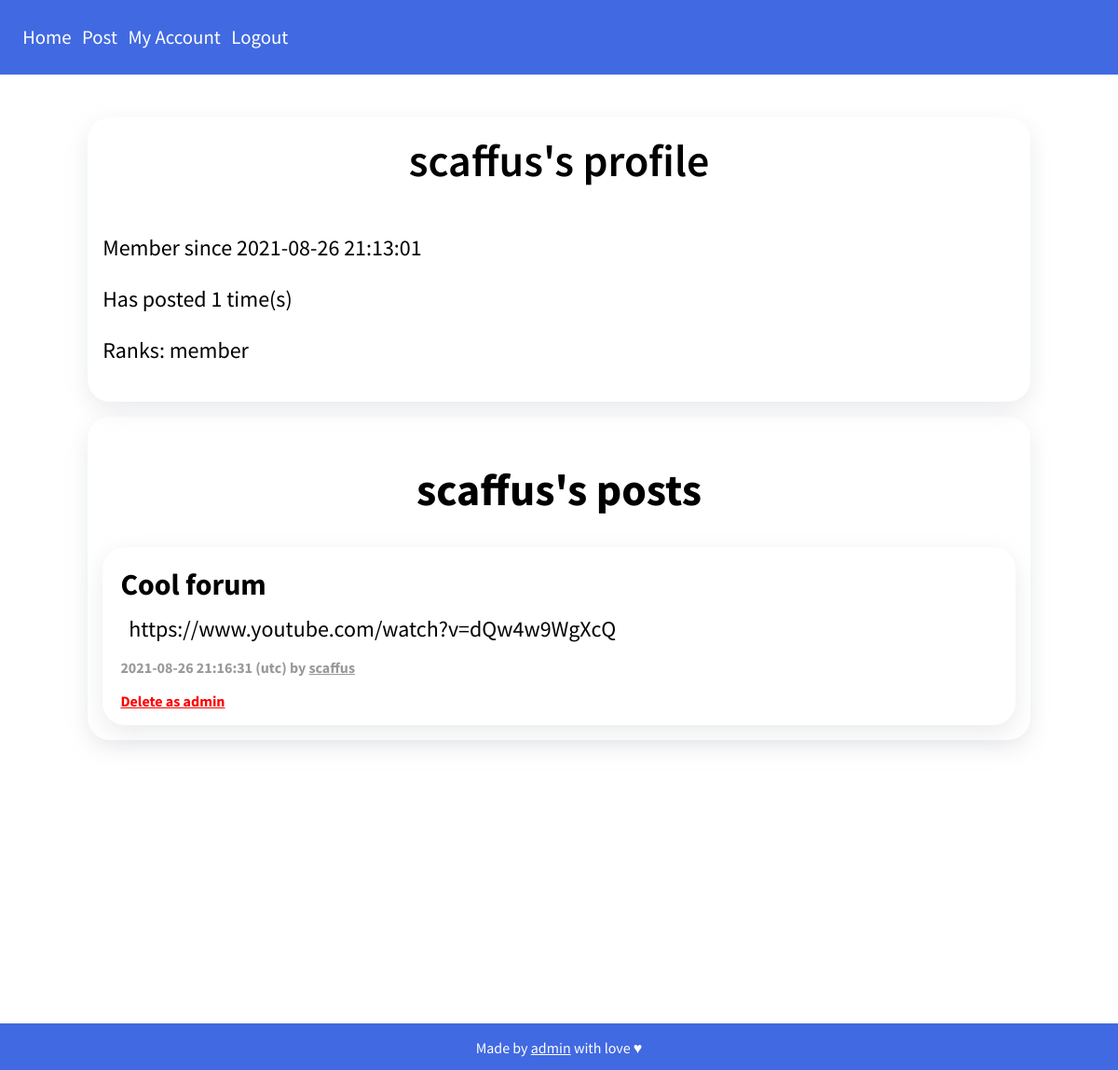
/u/scaffus (signed in), run on the app's committed database.
### app.py (models this page shows, shortened)
class User(db.Model, UserMixin):
    id = db.Column(db.Integer, primary_key=True)
    uuid = db.Column(db.String(36))
    username = db.Column(db.String(24))
    mail = db.Column(db.String(120))
    password = db.Column(db.String(80))
    joined = db.Column(db.DateTime, default=datetime.utcnow)
    post_number = db.Column(db.Integer, default=0)
    admin = db.Column(db.Boolean, default=False)
    ranks = db.Column(db.String, default='member')
    points = db.Column(db.Integer, default=0)

class Post(db.Model):
    id = db.Column(db.Integer, primary_key=True)
    title = db.Column(db.String(70))
    content = db.Column(db.String(500))
    author_name = db.Column(db.String(24))
    author_uuid = db.Column(db.String(36))
    date = db.Column(db.DateTime, default=datetime.utcnow)
    updated = db.Column(db.Boolean, default=False)
    uuid = db.Column(db.String(36))

### app.py (the view)
@login_required
@app.route('/u/<string:username>',  methods=['GET', 'POST'])
def user(username):
    if username:
        user = User.query.filter_by(username=username).first()
        user_posts = Post.query.filter_by(author_uuid=user.uuid).all()
        return render_template('user/user.html', user=user, user_posts=user_posts)
    else:
        return render_template('user/user.html', username=username)

### app.py (called while the page is built)
@login_manager.user_loader
def load_user(mail):
    return User.query.get(mail)

### templates/user/user.html (shortened to what this page needs)
{% extends 'base.html' %}
{% block main %}
{% if user %}
<div class="container">
    {% if user == current_user %}
    <div class="card">
        <h1 style="text-align: center; font-size: 3em;">Your account</h1>
        <p class="user" id="username">{{ user.username }}</p>
        <p class="user" id="member_since">Member since {{ user.joined.replace(microsecond=0) }}</p>
        <p class="user" id="post_number">Has posted {{ user.post_number }} time(s)</p>
        <p class="user" id="ranks">Ranks:
            {% for rank in user.ranks.split('+') %}
            {{ rank }}
            {% endfor %}
        </p>
        <p class="user" id="admin" style="font-size: larger; color: red; font-weight: 600;">
            {% if user.admin %}
            Admin
            {% endif %}
        </p>
    </div>
    <div class="card">
        <div>
            <h1 style="text-align: center; font-size: 3em;">Your posts</h1>
        </div>
        {% for post in user_posts %}
        <div class="card">
            <p class="post" id="title">{{ post.title }}</p>
            <p class="post" id="content">{{ post.content }}</p>
            <div class="post_info">
                <p class="post" id="date">{{ post.date.replace(microsecond=0) }} (utc) by <a
                        href="/u/{{ post.author_name }}" class="post" id="author">you</a></p>
                <a href="/p/delete?post_uuid={{ post.uuid }}" class="post" id="delete">Delete</a>
            </div>
        </div>
        {% endfor %}
    </div>
    {% else %}
    <div class="card">
        <p class="user" id="username" style="text-align: center; font-size: 3em;">{{ user.username }}'s profile</p>
        <p class="user" id="member_since">Member since {{ user.joined.replace(microsecond=0) }}</p>
        <p class="user" id="post_number">Has posted {{ user.post_number }} time(s)</p>
        <p class="user" id="ranks">Ranks:
            {% for rank in user.ranks.split('+') %}
            {{ rank }}
            {% endfor %}
        </p>
    </div>
    <div class="card">
        <div>
            <h1 style="text-align: center; font-size: 3em;">{{ user.username }}'s posts</h1>
        </div>
        {% for post in user_posts %}
        <div class="card">
            <p class="post" id="title">{{ post.title }}</p>
            <p class="post" id="content">{{ post.content }}</p>
            {% if current_user.admin %}
            <div class="post_info">
                <p class="post" id="date">{{ post.date.replace(microsecond=0) }} (utc) by <a
                        href="/u/{{ post.author_name }}" class="post" id="author">{{ post.author_name }}</a></p>
                <a href="/p/delete?post_uuid={{ post.uuid }}" class="post" id="delete">Delete as admin</a>
            </div>
            {% endif %}
        </div>
        {% endfor %}
    </div>
    {% endif %}
</div>
{% else %}
<h1>User {{ username }} not found.</h1>
{% endif %}
{% endblock %}

### static/style.css (style rules this page uses)
:root { --primary: #4169e1; --secondary: #ffffff; --tertiary: #000000; }
body { height: 125vh; font-family: "Source Sans Pro", sans-serif; margin-top: 80px; padding: 30px; }
.card { margin-top: 1em; padding: 1em; border-radius: 1.5em; box-shadow: rgba(149, 157, 165, 0.2) 0px 8px 24px; }
.container { padding-right: 5%; padding-left: 5%; margin-right: auto; margin-left: auto; }
.post#title { font-size: xx-large; font-weight: bold; margin: 0.1em; }
.post#content { font-size: x-large; margin: 0.5em; }
div.post_info { color: hsla(0, 0%, 0%, 0.4); font-weight: bold; margin-left: 0.2em; margin-bottom: 0; }
a.post#author { color: hsla(0, 0%, 0%, 0.4); }
a.post#delete { color: red; }
.user#username { font-size: xx-large; font-weight: 600; margin-top: 0; }
.user { font-size: x-large; }

### data on the page
User: username "scaffus", joined.replace "2021-08-26 21:13:01", post_number "1", ranks "member"
Post: title "Cool forum", content "https://www.youtube.com/watch?v=dQw4w9WgXcQ", date.replace "2021-08-26 21:16:31", author_name "scaffus"
